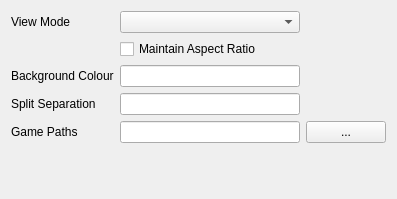
<?xml version="1.0" encoding="UTF-8"?>
<ui version="4.0">
 <class>DisplaySettingsWidget</class>
 <widget class="QWidget" name="DisplaySettingsWidget">
  <property name="geometry">
   <rect>
    <x>0</x>
    <y>0</y>
    <width>397</width>
    <height>199</height>
   </rect>
  </property>
  <property name="windowTitle">
   <string>Form</string>
  </property>
  <layout class="QGridLayout" name="gridLayout">
   <item row="6" column="1">
    <widget class="QLineEdit" name="lineEditGamePaths"/>
   </item>
   <item row="4" column="1">
    <widget class="ColourLineEdit" name="lineEditBackgroundColour"/>
   </item>
   <item row="7" column="0">
    <spacer name="verticalSpacer">
     <property name="orientation">
      <enum>Qt::Vertical</enum>
     </property>
     <property name="sizeHint" stdset="0">
      <size>
       <width>20</width>
       <height>40</height>
      </size>
     </property>
    </spacer>
   </item>
   <item row="6" column="2">
    <widget class="QPushButton" name="pushButtonGamePath">
     <property name="text">
      <string>...</string>
     </property>
    </widget>
   </item>
   <item row="5" column="1">
    <widget class="QLineEdit" name="lineEditSplitSeparation"/>
   </item>
   <item row="0" column="0">
    <widget class="QLabel" name="label">
     <property name="sizePolicy">
      <sizepolicy hsizetype="Minimum" vsizetype="Preferred">
       <horstretch>0</horstretch>
       <verstretch>0</verstretch>
      </sizepolicy>
     </property>
     <property name="text">
      <string>View Mode</string>
     </property>
    </widget>
   </item>
   <item row="6" column="0">
    <widget class="QLabel" name="label_4">
     <property name="text">
      <string>Game Paths</string>
     </property>
    </widget>
   </item>
   <item row="4" column="0">
    <widget class="QLabel" name="label_3">
     <property name="text">
      <string>Background Colour</string>
     </property>
    </widget>
   </item>
   <item row="5" column="0">
    <widget class="QLabel" name="label_2">
     <property name="text">
      <string>Split Separation</string>
     </property>
    </widget>
   </item>
   <item row="3" column="1">
    <widget class="QCheckBox" name="checkBoxMaintainAspectRatio">
     <property name="text">
      <string>Maintain Aspect Ratio</string>
     </property>
    </widget>
   </item>
   <item row="0" column="1">
    <widget class="QComboBox" name="comboBoxViewMode">
     <property name="sizePolicy">
      <sizepolicy hsizetype="Expanding" vsizetype="Fixed">
       <horstretch>0</horstretch>
       <verstretch>0</verstretch>
      </sizepolicy>
     </property>
    </widget>
   </item>
  </layout>
 </widget>
 <customwidgets>
  <customwidget>
   <class>ColourLineEdit</class>
   <extends>QLineEdit</extends>
   <header>settingsdialog/colourlineedit.h</header>
  </customwidget>
 </customwidgets>
 <resources/>
 <connections/>
</ui>
